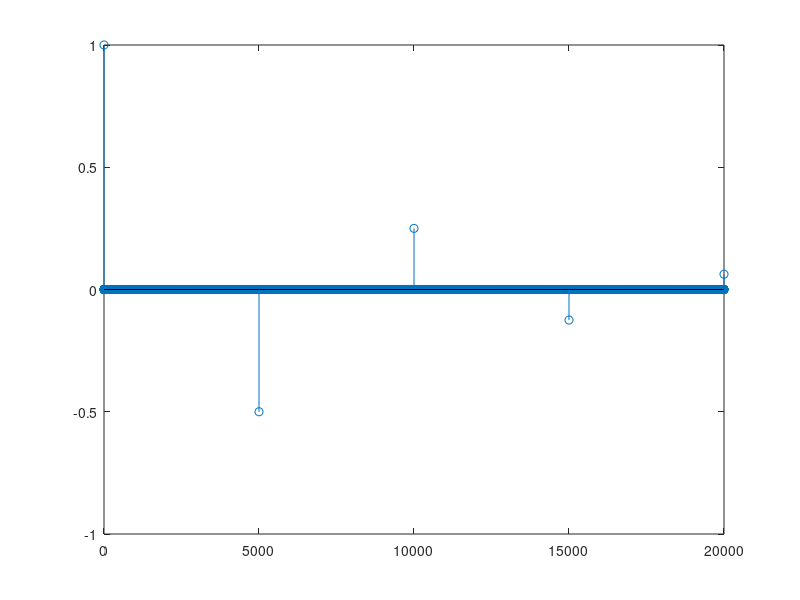
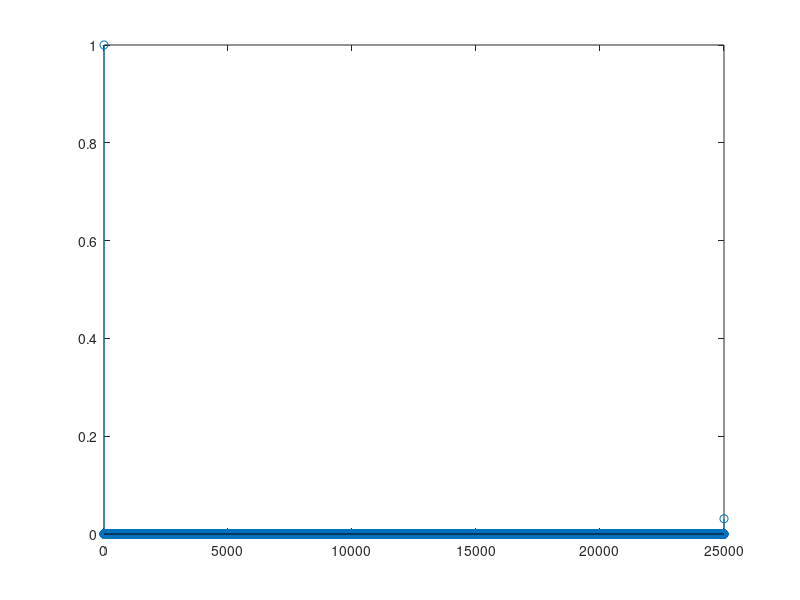

Source code (MATLAB) for these figures, in order:
he = [1,zeros(1,4999),0.5];

d = [1 zeros(1,20000)];
b = 1;
a = [1,zeros(1,4999),0.5];

her = filter(b,a,d);

stem((0:20000),her);

hoa = conv(her,he);
figure;
stem([0:25000],hoa);

